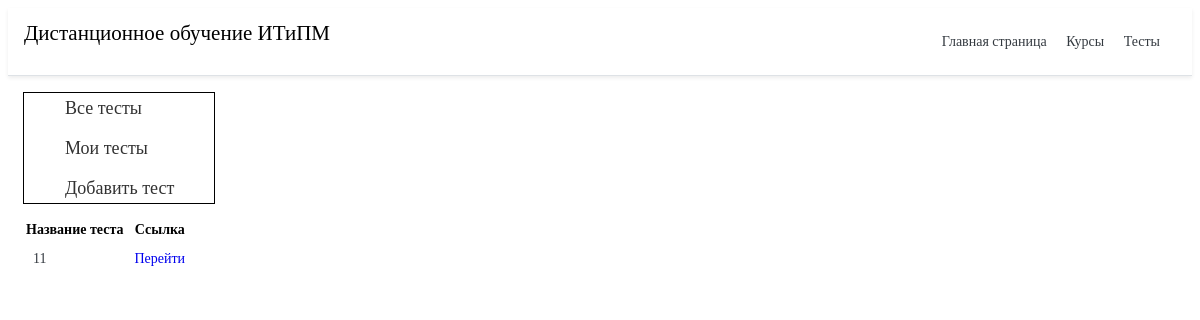
The app's page /test/, older data.
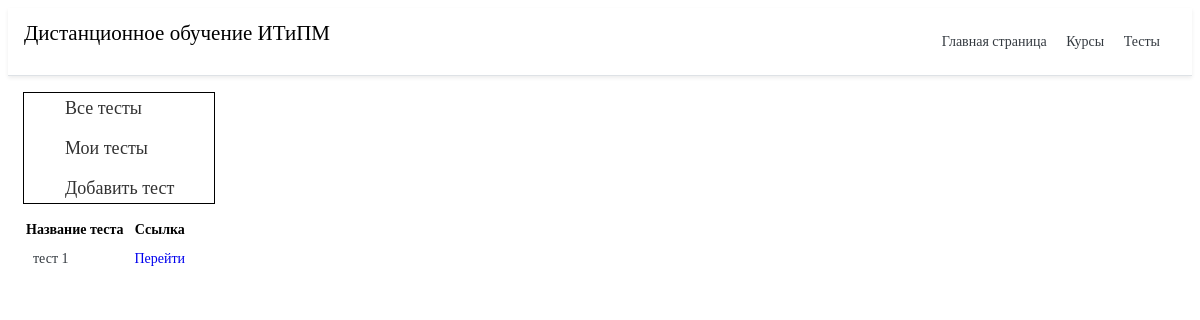
The same page, newer data.
### testing/models.py (models this page shows, shortened)
class TestTable(models.Model):
    id_topic = models.ForeignKey(TopicTable, on_delete=models.CASCADE)
    test_name = models.CharField('Название теста', max_length=50)
    time = models.TimeField('Время прохождение')
    class Meta:
        verbose_name = 'Тест'
        verbose_name_plural = 'Тесты'

### testing/views.py (the view)
# urls.py: path('', views.test_home, name='test_home'),
def test_home(request):
    ku = TestTable.objects.order_by('id')
    return render(request, 'testing/test_home.html', {'ku': ku})

### testing/templates/testing/test_home.html (shortened to what this page needs)
{% extends 'main/base.html' %}
{% block content %}
<div>
	<ul class="menu">
		<li><a href="{% url 'test_home' %}">Все тесты</a></li>
		<li><a href="#">Мои тесты</a></li>
		<li><a href="{% url 'addtest' %}">Добавить тест</a></li>
	</ul>
</div>
{% if ku %}
{% for el in ku %}
	<table class="tftable">
		<tr>
			<th class="table_na">Название теста</th>
			<th>Ссылка</th>
		</tr>
		<tr>
			<td class="p-2 text-dark">{{ el.test_name }}</td>
			<td class="p-2 text-dark"><a href="{% url 'test_dateil' el.id %}">Перейти</a></td>
		</tr>
	</table>
{%endfor%}
{% else %}
<p>Вы не добавили тест</p>
{%endif%}
{% endblock %}

Row changes from the older to the newer data that the page shows:
removed TestTable: test_name "11"
added TestTable: test_name "тест 1"
